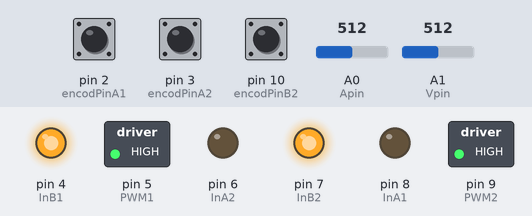
A sketch run on a simulated Arduino Uno, built with avr-gcc and run on an emulated ATmega328P. Parts: switched loads named in the sketch (green lamp = pin HIGH), output pins drawn as LEDs (lit = HIGH). Inputs (shaded band) come from the test bench; at power-on: pin 2 (encodPinA1) HIGH, pin 3 (encodPinA2) HIGH, pin 10 (encodPinB2) HIGH, A0 (Apin) = 512, A1 (Vpin) = 512. What the sketch prints to the serial monitor is not drawn.

Above: at 0.2 s.
Timing chart, 0 to 1.7 s (numbered marks = the images above):
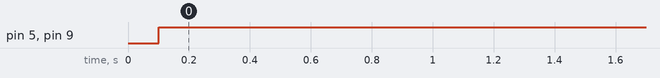

Measured:
- by itself, pin 5 (PWM1), pin 9 (PWM2): LOW → HIGH at 0.10 s

The sketch:

PID_script.ino
```cpp
#include <PID_v1.h>
#define SLAVE_ADDRESS 0x04

#define InA2            6                       // INA motor pin
#define InB2            7                       // INB motor pin
#define PWM2            9                       // PWM motor pin
#define encodPinA2      3                       // encoder A pin
#define encodPinB2      10                      // encoder B pin

#define InA1            8                       // INA motor pin
#define InB1            4                       // INB motor pin
#define PWM1            5                       // PWM motor pin
#define encodPinA1      2                       // encoder A pin
#define encodPinB1      11                      // encoder B pin

#define Vpin            1                       // battery monitoring analog pin
#define Apin            0                       // motor current monitoring analog pin

#define CURRENT_LIMIT   1000                    // high current warning
#define LOW_BAT         10000                   // low bat warning
#define LOOPTIME        100                     // PID loop time
#define NUMREADINGS     10                      // samples for Amp average

#define PI              3.14159

int readings[NUMREADINGS];
int flag2;                                      // flag for whether wheel2 is behind
int count;                                      // rev counter difference
float Kc = 0.2;                                 // PID for compensation
unsigned long lastMilli = 0;                    // loop timing
unsigned long lastMilliPrint = 0;               // loop timing
int speed_req = 130;                            // speed (Set Point)
int speed_act1 = 0;                             // speed (actual value)
int speed_act2 = 0;                             // speed (actual value)
float distance1 = 0;
float distance2 = 0;
int PWM_val1 = 0;                               // (25% = 64; 50% = 127; 75% = 191; 100% = 255)
int PWM_val2 = 0;                               // (25% = 64; 50% = 127; 75% = 191; 100% = 255)
int voltage = 0;                                // in mV
int current = 0;                                // in mA
volatile long count1 = 0;                       // rev counter
volatile long count2 = 0;                       // rev counter
float Kp1 =   1;//.4;                           // PID proportional control Gain
float Kd1 =    1;                               // PID Derivitave control gain
float Kp2 =   1;//.4;                           // PID proportional control Gain
float Kd2 =    1;                               // PID Derivitave control gain

void setup()
{
  analogReference(EXTERNAL);                    // Current external ref is 3.3V
  Serial.begin(9600);
  pinMode(InA1, OUTPUT);
  pinMode(InB1, OUTPUT);
  pinMode(PWM1, OUTPUT);
  pinMode(encodPinA1, INPUT);
  pinMode(encodPinB1, INPUT);
  digitalWrite(encodPinA1, HIGH);               // turn on pullup resistor
  digitalWrite(encodPinB1, HIGH);
  attachInterrupt(0, rencoder1, RISING);
  attachInterrupt(1, rencoder2, RISING);
  for(int i=0; i<NUMREADINGS; i++)
    readings[i] = 0;                            // initialize readings to 0

  analogWrite(PWM1, PWM_val1);
  digitalWrite(InA1, LOW);
  digitalWrite(InB1, HIGH);

  pinMode(InA2, OUTPUT);
  pinMode(InB2, OUTPUT);
  pinMode(PWM2, OUTPUT);
  pinMode(encodPinA2, INPUT);
  pinMode(encodPinB2, INPUT);
  digitalWrite(encodPinA2, HIGH);               // turn on pullup resistor
  digitalWrite(encodPinB2, HIGH);               // turn on pullup resistor
  analogWrite(PWM2, PWM_val2);
  digitalWrite(InA2, LOW);
  digitalWrite(InB2, HIGH);
}

void loop()
{
  getParam();                                                        // check keyboard
  if((millis()-lastMilli) >= LOOPTIME)
  {                                                                  // enter timed loop
    lastMilli = millis();
    getPowerData();
    getMotorData1();
    getMotorData2();
    if (distance1 > 2 || distance2 > 2) {
      speed_req = 0;
    }
    count = compensate();                                            // calculate speed, volts and Amps
    PWM_val1= updatePid1(PWM_val1, speed_req, speed_act1);           // compute PWM value
    analogWrite(PWM1, PWM_val1);                                     // send PWM to motor
    PWM_val2= updatePid2(PWM_val2, speed_req, speed_act2);           // compute PWM value
    analogWrite(PWM2, PWM_val2);
  }
  printMotorInfo();                                                  // display data
}

void getMotorData1()                                                 // calculate speed, volts and Amps
{
  static long countAnt1 = 0;                                         // last count
  speed_act1 = ((count1 - countAnt1)*(60*(1000/LOOPTIME)))/(370);    // 16 pulses X 29 gear ratio = 464 counts per output shaft rev
  countAnt1 = count1;
  distance1 = (count2*0.6)/1000;                                     // calculate distance traveled by wheel1
}

void getMotorData2()                                                 // calculate speed, volts and Amps
{
  static long countAnt2 = 0;                                         // last count
  speed_act2 = ((count2 - countAnt2)*(60*(1000/LOOPTIME)))/(370);    // 16 pulses X 29 gear ratio = 464 counts per output shaft rev
  countAnt2 = count2;
  distance2 = (count2*0.6)/1000;                                     // calculate distance traveled by wheel2
}

void getPowerData()
{
  voltage = int(analogRead(Vpin) * 3.22 * 12.2/2.2);                 // battery voltage: mV=ADC*3300/1024, voltage divider 10K+2K
  current = int(analogRead(Apin) * 3.22 * .77 *(1000.0/132.0));      // motor current - output: 130mV per Amp
  current = digital_smooth(current, readings);                       // remove signal noise
}

int updatePid1(int command, int targetValue, int currentValue)       // compute PWM value
{
  float pidTerm = 0;                                                 // PID correction
  int error=0;
  static int last_error=0;
  error = abs(targetValue) - abs(currentValue);
  pidTerm = (Kp1 * error) + (Kd1 * (error - last_error));
  if ( !flag2 )
     pidTerm = pidTerm - Kc * count;

  last_error = error;
  return constrain(command + int(pidTerm), 0, 255);
}

int updatePid2(int command, int targetValue, int currentValue)       // compute PWM value
{
  float pidTerm = 0;                                                 // PID correction
  int error=0;
  static int last_error = 0;
  error = abs(targetValue) - abs(currentValue);
  pidTerm = (Kp2 * error) + (Kd2 * (error - last_error));
   if ( flag2 )
     pidTerm = pidTerm - Kc * count;

  last_error = error;
  return constrain(command + int(pidTerm), 0, 255);
}

void printMotorInfo()                                                // display data
{
  if((millis()-lastMilliPrint) >= 500)   {
    lastMilliPrint = millis();
    Serial.print("SP:");            Serial.println(speed_req);Serial.print("flag2:");     Serial.println(flag2);
    Serial.print("RPM1:");          Serial.print(speed_act1); Serial.print("          "); Serial.print("RPM2:");          Serial.println(speed_act2);
    Serial.print("PWM1:");          Serial.print(PWM_val1);   Serial.print("          "); Serial.print("PWM2:");          Serial.println(PWM_val2);
    Serial.print("count1:");        Serial.print(count1);     Serial.print("          "); Serial.print("count2:");        Serial.println(count2);
    Serial.print("dist1:");         Serial.print(distance1);  Serial.print("           ");Serial.print("dist2:");         Serial.println(distance2);
    //Serial.print("V:");            Serial.println(float(voltage)/1000);
    //Serial.print("mA:");           Serial.println(current);

    if (current > CURRENT_LIMIT)
      Serial.println("*** CURRENT_LIMIT ***");
    if (voltage > 1000 && voltage < LOW_BAT)
      Serial.println("*** LOW_BAT ***");
  }
}

void rencoder2()                                      // pulse and direction, direct port reading to save cycles
{
  if (digitalRead(encodPinA2) == 1 &&  digitalRead(encodPinB2) == 0)
    count2++;
  else
    count2--;
}

void rencoder1()                                      // pulse and direction, direct port reading to save cycles
{
  if (digitalRead(encodPinA1) == 1 &&  digitalRead(encodPinB1) == 1)
    count1++;
  else
    count1--;
}


int getParam()
{
  char param, cmd;
  if(!Serial.available())
    return 0;
  delay(10);
  param = Serial.read();                              // get parameter byte
  if(!Serial.available())
    return 0;
  cmd = Serial.read();                                // get command byte
  Serial.flush();
  switch (param)
  {
    case 'v':                                         // adjust speed
      if(cmd=='+')  {
        speed_req += 20;
        if(speed_req>140)
          speed_req=140;
      }
      if(cmd=='-')    {
        speed_req -= 20;
        if(speed_req<0)
          speed_req=0;
      }
      break;
    case 's':                                        // adjust direction
      if(cmd=='+'){
        digitalWrite(InA1, LOW);
        digitalWrite(InB1, HIGH);
      }
      if(cmd=='-')   {
        digitalWrite(InA1, HIGH);
        digitalWrite(InB1, LOW);
      }
      break;
    case 'o':                                        // user should type "oo"
      digitalWrite(InA1, LOW);
      digitalWrite(InB1, LOW);
      speed_req = 0;
      break;
    default:
      Serial.println("???");
  }
}

int digital_smooth(int value, int *data_array)       // remove signal noise
{
static int ndx=0;
static int count=0;
static int total=0;
  total -= data_array[ndx];
  data_array[ndx] = value;
  total += data_array[ndx];
  ndx = (ndx+1) % NUMREADINGS;
  if(count < NUMREADINGS)
    count++;
  return total/count;
}

int compensate()
{
  int count;
  if ( count2 > count1 )
    flag2 = 1;
  else if ( count2 < count1 )
    flag2 = 0;
  return abs (count2 - count1);
}
```
